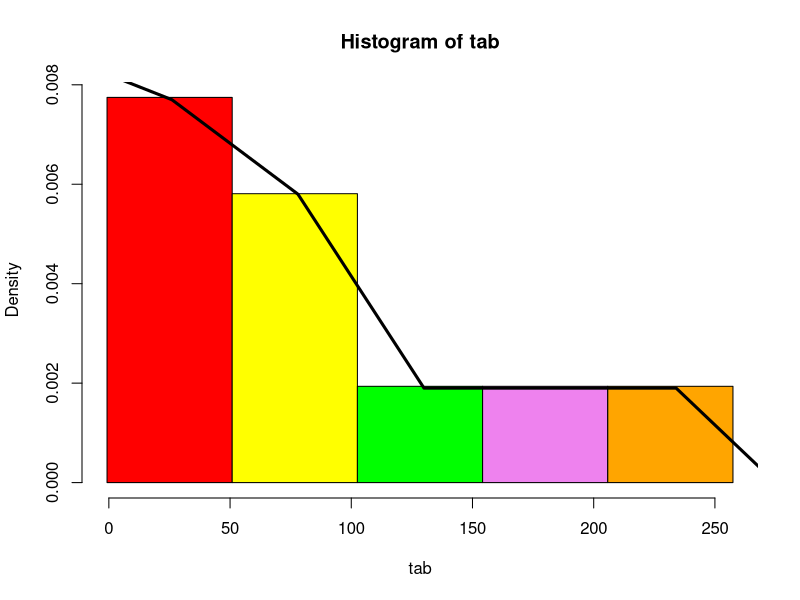
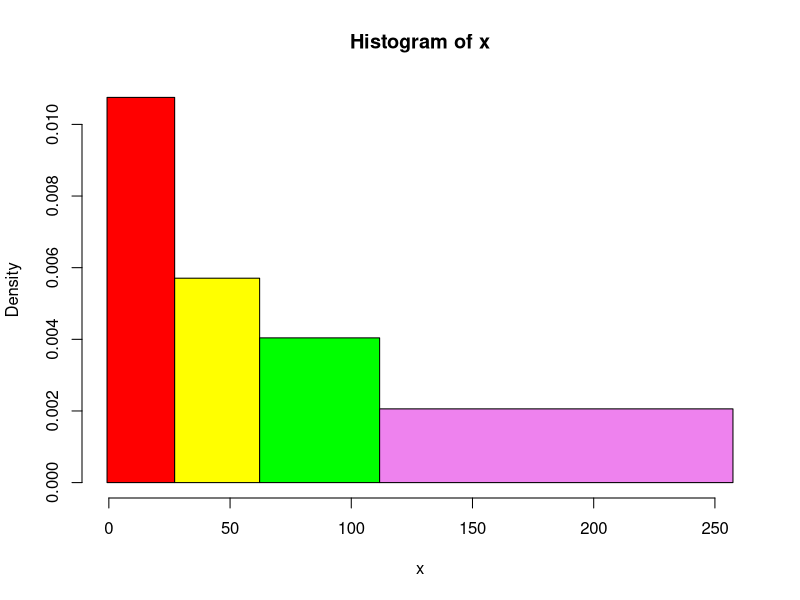
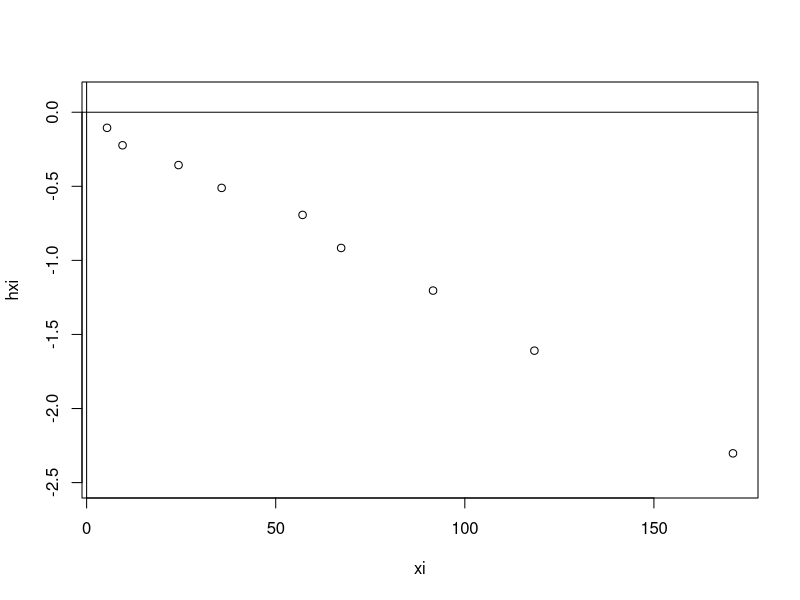
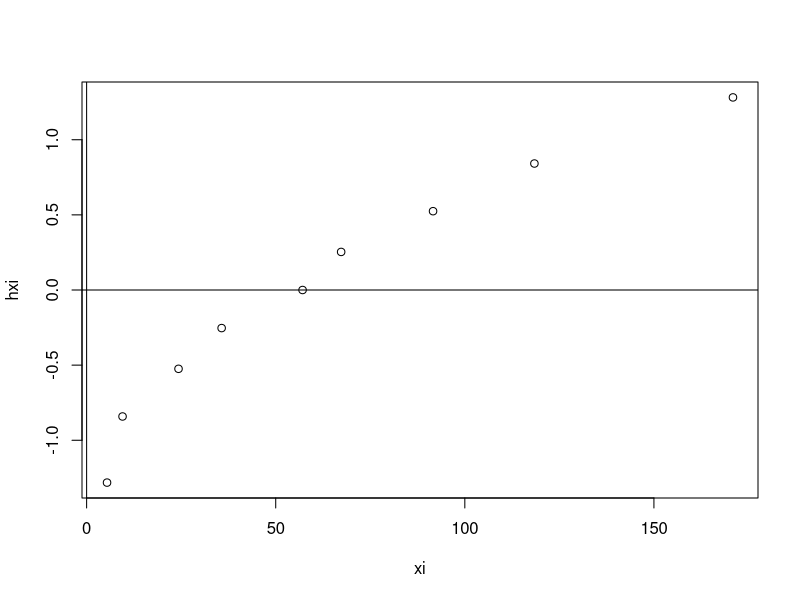
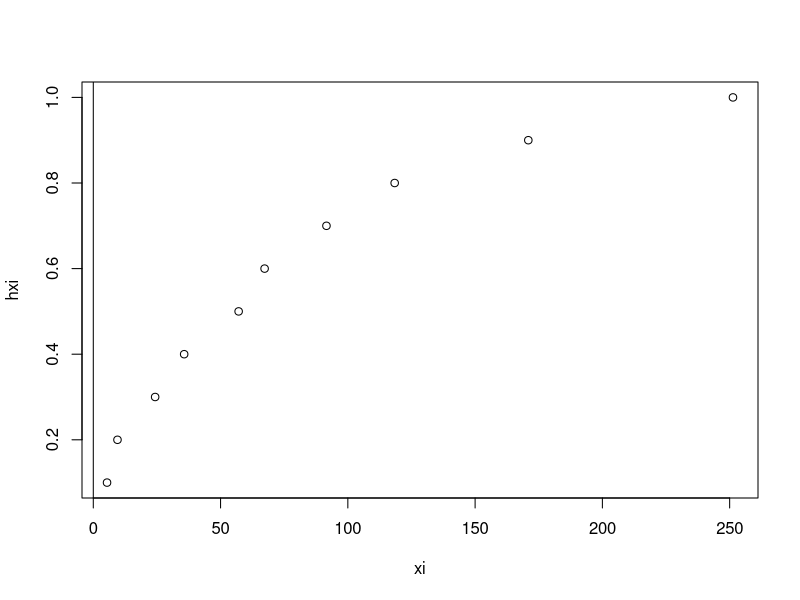
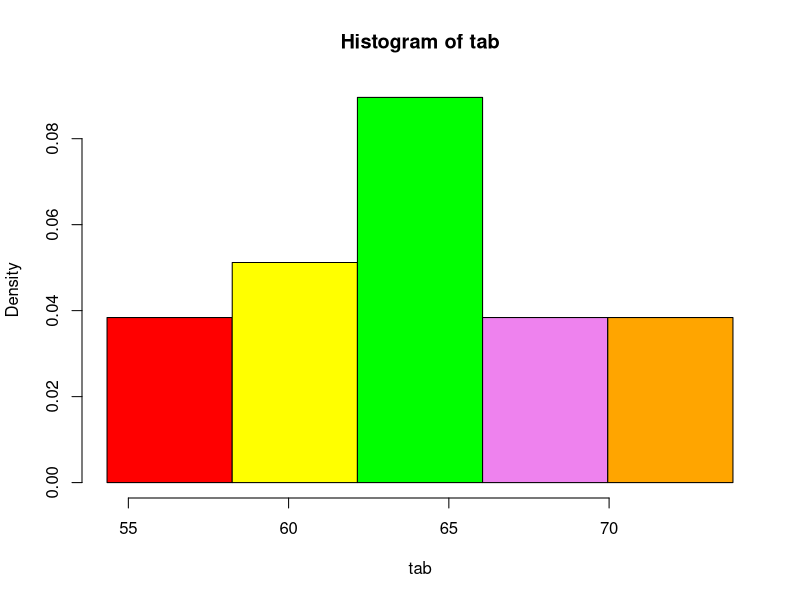
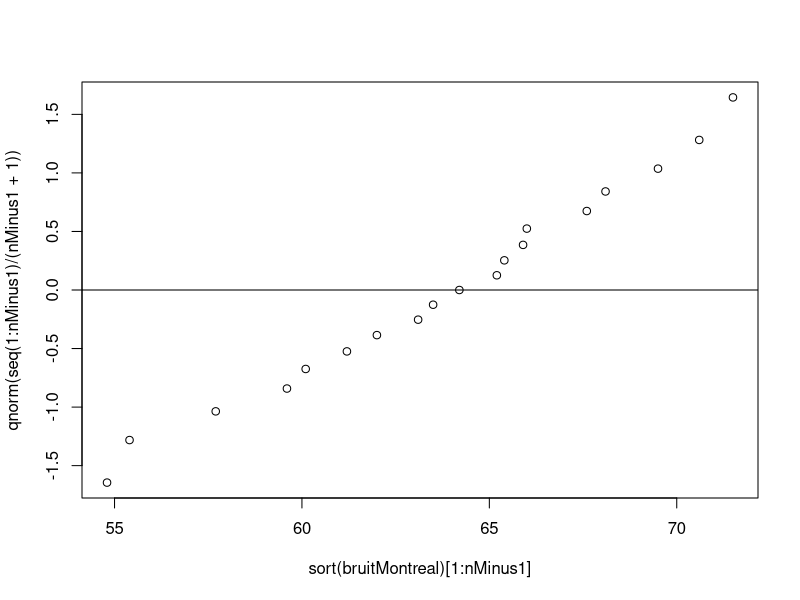
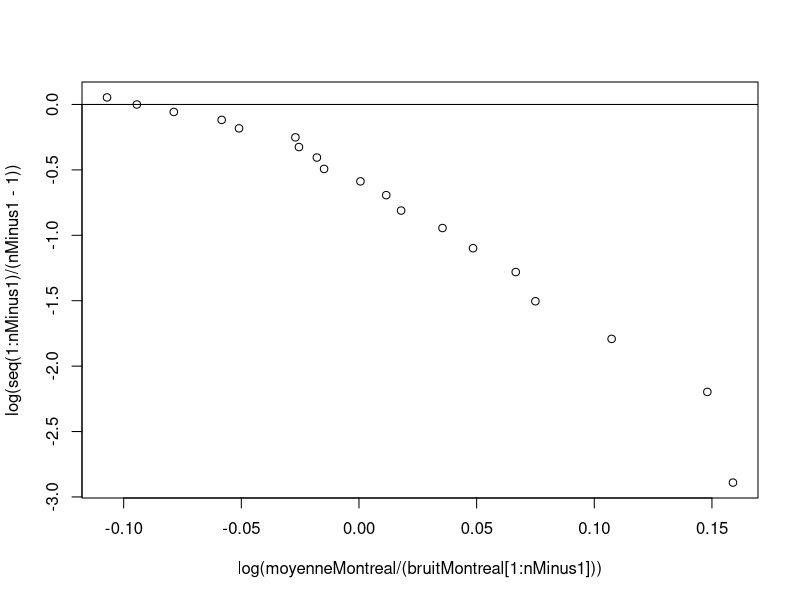

Write the R code that produced these figures, in order.
## ---- chunk 1
knitr::opts_chunk$set(echo = TRUE)
## ---- chunk 2
x<-c(91.6,35.7,251.3,24.3,5.4,67.3,170.9,9.5,118.4,57.1)
y<-sort(x)
## ---- chunk 3
histogrammeClasse <-function(tab) {
  # Soit c le tableau que l'on veut plot.
  
  k = 0 # Nombre de classes
  a0 = 0 # Borne min
  ak = 0 # Borne max
  h = 0 # Hauteur du rectangle
  
  # Calcul du nombre de classes
  if (length(tab) <= 22) {
    k = 5 
  }else{
    k = 1 + round(log2(length(tab)))
  }
  
  # Choix des bornes
  # Premier et dernier élément du table
  preElem = tab[1]
  derElem = tail(tab,n=1)
  
  # Premiere borne et dernière borne. 0 et 260 dans notre cas (ampoule)
  a0 = preElem - 0.025*(derElem - preElem)
  ak = derElem + 0.025*(derElem - preElem)
  
  # Calcul de la largeur 
  h = (ak - a0)/k
  
  # On plot
  colors = c("red", "yellow", "green", "violet", "orange", "blue", "pink", "cyan")
  hist(tab, prob=T, col=colors,breaks=seq(a0,ak,h))
  
}

## ---- chunk 4
# Calcul du polygnone des fréquences
pfAbs <- c(0,26,78,130,182,234,275)
pfOrd <- c(0.0082,0.0077, 0.0058,0.0019,0.0019,0.0019,0)

limAbs <- 300
limOrd <- 0.009
histogrammeClasse(y)
lines(pfAbs,pfOrd,lwd=3)
## ---- chunk 5

histoeff <- function(x, xlim=NULL, ...)
{
  sx <- sort(x)
  n <- length(x)
  k <- round(log(n)/log(2)+1)
  rangex <- max(x)-min(x)
  quantileVoulu <- quantile(x, seq(1,k-1)/k, max(x))

  breaks <- c(min(x)-0.025*rangex, quantileVoulu, max(x)+0.025*rangex)
  col <- 0
  if (is.null(xlim)) xlim<-c(breaks[1], breaks[k+1])
  colors = c("red", "yellow", "green", "violet", "orange", "blue", "pink", "cyan")
  
  hist(x, breaks=breaks, col=colors, xlim=xlim, probability=T)
}

histoeff(y)
## ---- chunk 6
graphProba <- function(xi,hxi,limy)
{
  plot(xi,hxi, ylim=limy)
  abline(v=0)
  abline(h=0)
}

# x représente le tableau non trié avec les observations sur les ampoules
# log(1 - seq(1:9)/10) est la transformation de la fonction de répartition de la loi exponentielle
# sort(x) [1:9] est le tableau x trié en ne gardant que les 9 premiers éléments
lastElem <- length(x)
blElem <- length(x)-1
limy<-c(-2.5,0.1)
myxi <- sort(x)[1:blElem]
myhxi <- log(1-seq(1:blElem)/lastElem)

graphProba(myxi,myhxi,limy)
## ---- chunk 7
# qnorm(seq(1:9)/10) est la transformation de la fonction de répartition de la loi normale
lastElem <- length(x)
blElem <- length(x)-1
limy<-c()
myxi <- sort(x)[1:blElem]
myhxi <- qnorm(seq(1:blElem)/lastElem)

graphProba(myxi,myhxi,limy)


## ---- chunk 8
lastElem <- length(x)
blElem <- length(x)-1
limy<-c()
myxi <- sort(x)[1:lastElem]
myhxi <- seq(1:lastElem)/lastElem
graphProba(myxi, myhxi,limy)

## ---- chunk 9
bruitMontreal <- c(54.8, 55.4, 57.7, 59.6, 60.1, 61.2, 62, 63.1, 63.5, 64.2, 65.2, 65.4,65.9,66,67.6,68.1,69.5,70.6,71.5,73.4)

# Calcul du polygnone des fréquences
pfAbs <- c(0)
pfOrd <- c(0)
limAbs <- c(0)
limOrd <- 0.1

histogrammeClasse(bruitMontreal)

## ---- chunk 10
# qnorm(seq(1:9)/10) est la transformation de la fonction de répartition de la loi normale
nMinus1 = length(bruitMontreal) - 1
plot(sort(bruitMontreal)[1:nMinus1], qnorm(seq(1:nMinus1)/(nMinus1+1)))
abline(h=0)
## ---- chunk 11
1 - pnorm(0.75)
## ---- chunk 12
moyenneMontreal <- mean(bruitMontreal)
plot(log(moyenneMontreal/(bruitMontreal[1:nMinus1])), log(seq(1:nMinus1)/(nMinus1-1)))
abline(h=0)
